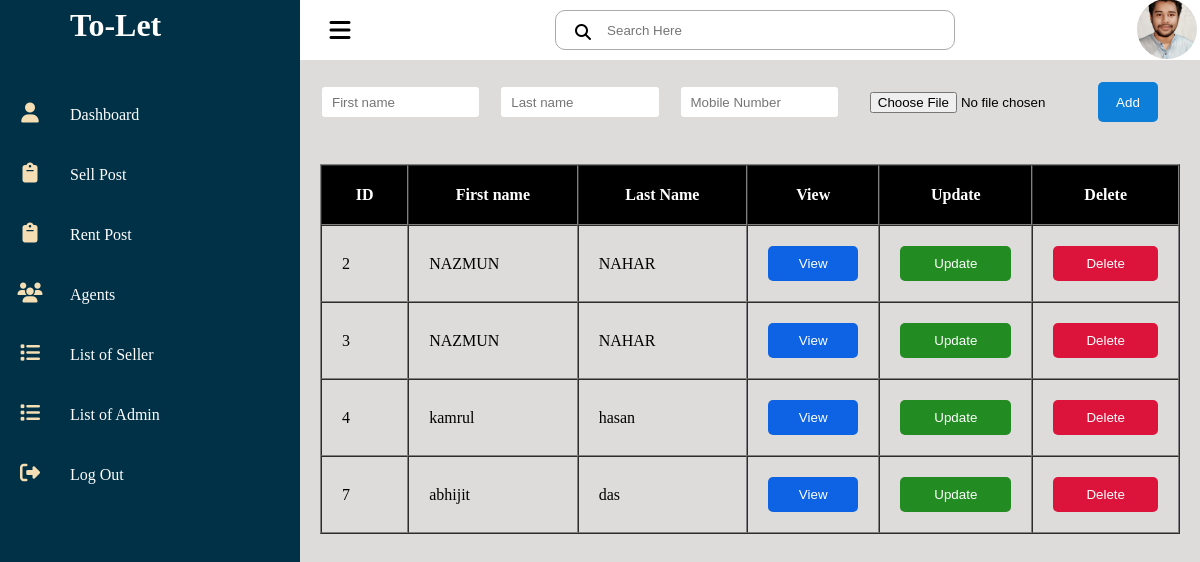
Screenshot of /admin/agent_data.php with the database file from the repository.
### tables this page shows
CREATE TABLE `agent` (
  `ID` int(250) NOT NULL,
  `first_name` varchar(250) NOT NULL,
  `last_name` varchar(250) NOT NULL,
  `mobile_no` varchar(250) NOT NULL,
  `agent_image` varchar(250) NOT NULL
);

### admin/length_sell_rent.php (called while the page is built, shortened)
<?php
include "db.php";
$query = "SELECT * from agent";
$result = mysqli_query($conn,$query);
?>

### admin/agent_data.php (the view, shortened to what this page needs)
<?php
include "php/header.php";
include "php/navbar.php";
include "php/topbar.php";
$query = "SELECT * from agent";
$result = mysqli_query($conn, $query);
$fetch = mysqli_fetch_all($result, MYSQLI_ASSOC);
?>
<div class="agents">
    <form action="agent_add.php" method="post" enctype="multipart/form-data">
        <table>
            <tr>
                <td><input type="text" name="agent_first_name1" id="agent_first_name1" placeholder="First name"></td>
                <td><input type="text" name="agent_last_name1" id="agent_last_name1" placeholder="Last name"></td>
                <td><input type="text" name="agent_mobile_no1" id="agent_mobile_no1" placeholder="Mobile Number"></td>
                <td><input type="file" name="agent_photo" id="agent_photo" accept="image/jpg, image/png, image/jpeg"></td>
                <td><input type="submit" value="Add" name="add_agent" id="add_agent"></td>
            </tr>
        </table>
    </form>
</div>
<div class="agent_data">
    <table border='1' cellspacing='0px' cellpadding='20px'>
        <tr>
            <th>ID</th>
            <th>First name</th>
            <th>Last Name</th>
            <th>View</th>
            <th>Update</th>
            <th>Delete</th>
        </tr>
        <?php foreach ($fetch as $data) : ?>
            <tr>
                <td><?php echo $data['ID'] ?></td>
                <td><?php echo $data['first_name'] ?></td>
                <td><?php echo $data['last_name'] ?></td>
                <td><input class="btn view" type="button" value="View" onclick="modal_view()" id="agent_view" data-id="<?php echo $data['ID'] ?>"></td>
                <td><input class="btn update" type="button" value="Update" onclick="modal_view()" id="agent_update" data-id="<?php echo $data['ID'] ?>" ></td>
                <td><input class="btn delete" type="button" value="Delete" id="agent_delete" data-id="<?php echo $data['ID'] ?>"></td>
            </tr>
        <?php endforeach;
        ?>
    </table>
</div>
<?php include "php/footer.php"; ?>

### admin/css/admin.css (style rules this page uses)
* { margin: 0; padding: 0; box-sizing: border-box; }
body { overflow-x: hidden; }
.btn { width: 100%; padding: 10px; border-radius: 5px; border: transparent; color: white; cursor: pointer; }
.agents tr td input { width: 100%; height: 30px; padding: 10px; border-radius: 3px; border: transparent; }
#add_agent { width: 60px; height: 40px; background-color: #0e7fd9; outline: none; color: white; border: transparent; border-radius: 5px; cursor: pointer; }
#agent_photo { height: 40px; }
table { position: relative; margin-left: auto; margin-right: auto; width: 100%; }
table tr th { background-color: black; color: white; }
.agent_data { padding: 20px; width: 100%; margin-left: auto; margin-right: auto; }
.agents { padding: 20px; }
.agents tr td { padding-right: 20px; }
.agent_data tr td { padding: 20px; }
.agent_data tr th { padding: 20px; }
.view { background-color: rgb(13, 99, 228); }
.update { background-color: forestgreen; }
.delete { background-color:crimson; }

### rows the page displays
agent: ID "2", first_name "NAZMUN", last_name "NAHAR"
agent: ID "3", first_name "NAZMUN", last_name "NAHAR"
agent: ID "4", first_name "kamrul", last_name "hasan"
agent: ID "7", first_name "abhijit", last_name "das"
